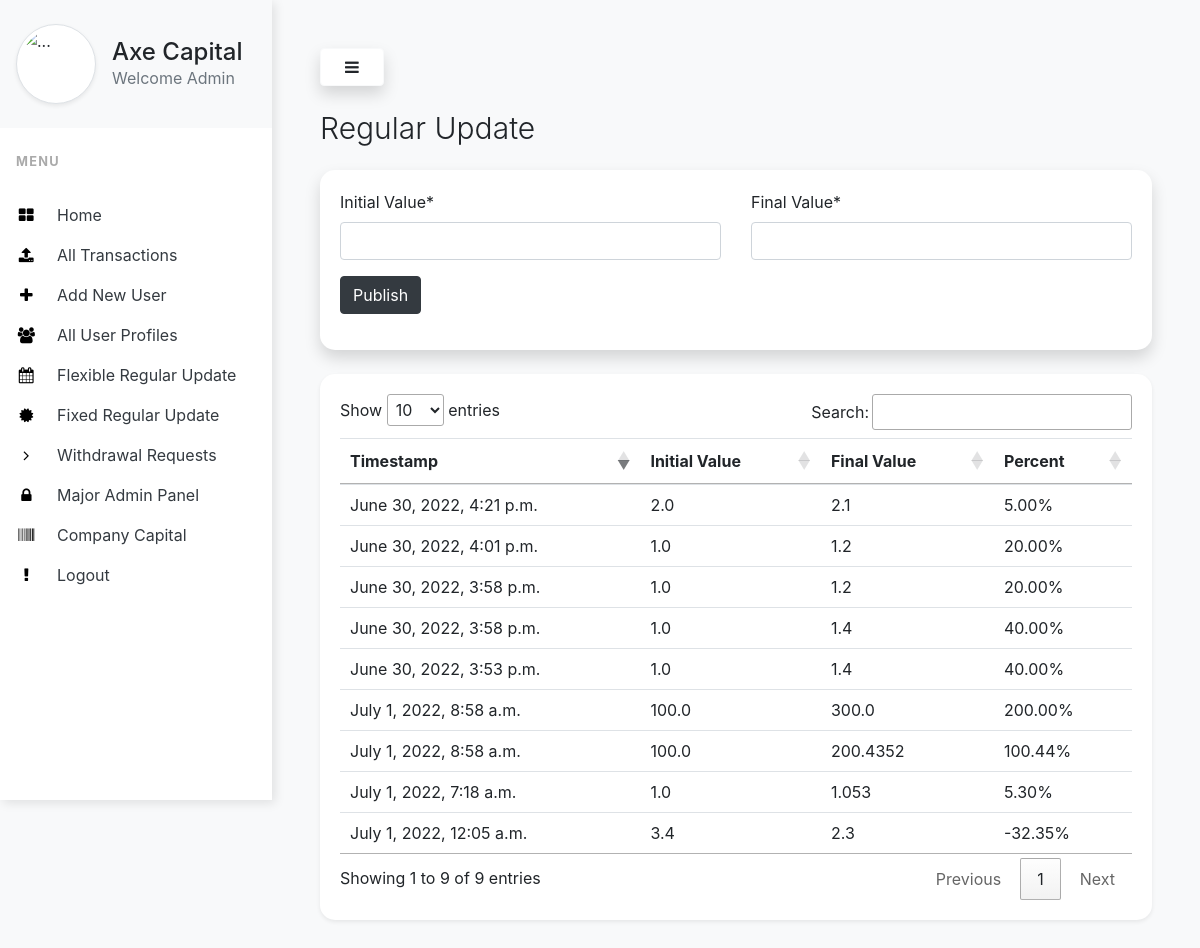
Screenshot of /regular-update/ (signed in) with the database file from the repository.
### myapp/models.py (models this page shows, shortened)
class RegularUpdate(models.Model):
    initial_value = models.FloatField()
    final_value = models.FloatField()
    transaction_date_time = models.DateTimeField(auto_now_add=True)
    percent = models.FloatField(null=True, blank=True)

### myapp/views.py (the view, shortened to what this page needs)
# urls.py: path('regular-update/', views.regular_update, name='regular_update'),
@login_required
def regular_update(request):
    reg_update = RegularUpdate.objects.all()
    form = RegularUpdateForm()
    return render(request,'admin-templates/regular-update.html',{'form':form,'reg_update':reg_update})

### myapp/forms.py
class RegularUpdateForm(forms.ModelForm):
    class Meta:
        model = RegularUpdate
        fields = ('initial_value','final_value')
        labels = {
            'initial_value': 'Initial Value',
            'final_value': 'Final Value',
        }

### templates/admin-templates/regular-update.html (shortened to what this page needs)
{% extends 'admin-templates/base.html' %}
{% load static %}
{% load crispy_forms_filters %}
{% load crispy_forms_tags %}
{% block content %}
        <h3 class="display-4" style="color:#212529; font-size:30px !important">Regular Update</h3>
        <div class="card shadow my-4" style="border: 0 !important;border-radius:15px">
            <div class="card-body ">
                <form method="post" enctype="multipart/form-data">
                    <div class="row">
                        <div class="col-md-6 mb-0">
                            {{ form.initial_value|as_crispy_field }}
                        </div>
                        <div class="col-md-6 mb-0">
                            {{ form.final_value|as_crispy_field }}
                        </div>
                    </div>
                    <div class="form-group">
                        <input type="submit" value="Publish" class="btn btn-dark">
                    </div>
                </form>
            </div>
        </div>
        <div class="card shadow-sm mt-4" style="border: 0 !important;border-radius:15px">
            <div class="card-body ">
                <div class="table-responsive">
                    <table class="table table-sm" id="transTable">
                        <thead>
                            <tr>
                                <th scope="col">Timestamp</th>
                                <th scope="col">Initial Value</th>
                                <th scope="col">Final Value</th>
                                <th scope="col">Percent</th>
                            </tr>
                        </thead>
                        <tbody>
                            {% for i in reg_update %}
                            <tr>
                                <td>{{i.transaction_date_time}}</td>
                                <td>{{i.initial_value}}</td>
                                <td>{{i.final_value}}</td>
                                <td>{{i.percent|floatformat:2}}%</td>
                            </tr>
                            {% endfor %}
                        </tbody>
                    </table>
                </div>
            </div>
        </div>
{% endblock content %}

### templates/admin-templates/base.html (shortened to what this page needs)
<!DOCTYPE html>
<html>
<head>
    <link rel="stylesheet" href="https://stackpath.bootstrapcdn.com/bootstrap/4.1.3/css/bootstrap.min.css"
>
    <link rel="stylesheet" href="https://stackpath.bootstrapcdn.com/font-awesome/4.7.0/css/font-awesome.min.css">
    <link rel="stylesheet" type="text/css" href="https://cdn.datatables.net/1.12.1/css/jquery.dataTables.css">
</head>
<body>
    {% if request.user.is_superuser %}
    <div class="vertical-nav bg-white" id="sidebar">
        <div class="py-4 px-3 mb-4 bg-light">
            <div class="media d-flex align-items-center">
                <img loading="lazy" src="https://encrypted-tbn0.gstatic.com/images?q=tbn:ANd9GcSrNbZX5tsJt3rsQkTpRNsU2oSuEpR-TBAvqM2KvmiEP_oV4Lx4lJLv2plGKG8CeF3aXJI&usqp=CAU" alt="..."
                    width="80" height="80" class="mr-3 rounded-circle img-thumbnail shadow-sm">
                <div class="media-body">
                    <h4 class="m-0">Axe Capital</h4>
                    <p class="font-weight-normal text-muted mb-0">Welcome {{request.user.username|title}}</p>
                </div>
            </div>
        </div>
        <p class="text-gray font-weight-bold text-uppercase px-3 small pb-4 mb-0">MENU</p>
        <ul class="nav flex-column bg-white mb-0">
            <li class="nav-item">
                <a href="/admin-home" class="nav-link text-dark ">
                    <i class="fa fa-th-large mr-3 text-primary fa-fw"></i>
                    Home
                </a>
            </li>
            <li class="nav-item">
                <a href="/admin-all-transactions" class="nav-link text-dark">
                    <i class="fa fa-upload mr-3 text-primary fa-fw"></i>
                    All Transactions
                </a>
            </li>
            <li class="nav-item">
                <a href="/signup" class="nav-link text-dark">
                    <i class="fa fa-plus mr-3 text-primary fa-fw"></i>
                    Add New User
                </a>
            </li>
            <li class="nav-item">
                <a href="/admin-all-users" class="nav-link text-dark">
                    <i class="fa fa-users mr-3 text-primary fa-fw"></i>
                    All User Profiles
                </a>
            </li>
            <li class="nav-item">
                <a href="/regular-update" class="nav-link text-dark">
                    <i class="fa fa-calendar mr-3 text-primary fa-fw"></i>
                    Flexible Regular Update
                </a>
            </li>
            <li class="nav-item">
                <a href="/fixed-rate-page" class="nav-link text-dark">
                    <i class="fa fa-certificate mr-3 text-primary fa-fw"></i>
                    Fixed Regular Update
                </a>
            </li>
            <li class="nav-item">
                <a href="/admin-withdrawal-requests" class="nav-link text-dark">
                    <i class="fa fa-angle-right mr-3 text-primary fa-fw"></i>
                    Withdrawal Requests
                </a>
            </li>
            <li class="nav-item">
                <a href="/admin" class="nav-link text-dark">
                    <i class="fa fa-lock mr-3 text-primary fa-fw"></i>
                    Major Admin Panel
                </a>
            </li>
            <li class="nav-item">
                <a href="/company-capital" class="nav-link text-dark">
                    <i class="fa fa-barcode mr-3 text-primary fa-fw"></i>
                    Company Capital
                </a>
            </li>
            <li class="nav-item">
                <a href="/logout" class="nav-link text-dark">
                    <i class="fa fa-exclamation mr-3 text-primary fa-fw"></i>
                    Logout
                </a>
            </li>
        </ul>
    </div>
    <div class="page-content p-5" id="content">
        <button id="sidebarCollapse" type="button" class="btn btn-light bg-white rounded-pill shadow px-4 mb-4"><i
                class="fa fa-bars "></i></button>
        {% block content %}{% endblock content %}
    </div>
    {% else %}
    You are not a authorised user to access this page. Go back to <a href="/">home</a>
    {% endif %}
</body>
</html>

### templates/admin-templates/base.html (style rules this page uses)
body { background: #f8f9fa; min-height: 100vh; overflow-x: hidden; }
.vertical-nav { min-width: 17rem; width: 17rem; height: 100vh; position: fixed; top: 0; left: 0; box-shadow: 3px 3px 10px rgba(0, 0, 0, 0.1); transition: all 0.4s; }
.page-content { width: calc(100% - 17rem); margin-left: 17rem; transition: all 0.4s; }
.text-uppercase { letter-spacing: 0.1em; }
.text-gray { color: #aaa; }
.nav-link { text-transform: capitalize; }
.text-primary { color: #000 !important; }

### rows the page displays
RegularUpdate: transaction_date_time "June 30, 2022, 3:53 p.m.", initial_value "1.0", final_value "1.4", percent "40.00"
RegularUpdate: transaction_date_time "June 30, 2022, 3:58 p.m.", initial_value "1.0", final_value "1.2", percent "20.00"
RegularUpdate: transaction_date_time "June 30, 2022, 3:58 p.m.", initial_value "1.0", final_value "1.4", percent "40.00"
RegularUpdate: transaction_date_time "June 30, 2022, 4:01 p.m.", initial_value "1.0", final_value "1.2", percent "20.00"
RegularUpdate: transaction_date_time "June 30, 2022, 4:21 p.m.", initial_value "2.0", final_value "2.1", percent "5.00"
RegularUpdate: transaction_date_time "July 1, 2022, 12:05 a.m.", initial_value "3.4", final_value "2.3", percent "-32.35"
RegularUpdate: transaction_date_time "July 1, 2022, 7:18 a.m.", initial_value "1.0", final_value "1.053", percent "5.30"
RegularUpdate: transaction_date_time "July 1, 2022, 8:58 a.m.", initial_value "100.0", final_value "300.0", percent "200.00"
RegularUpdate: transaction_date_time "July 1, 2022, 8:58 a.m.", initial_value "100.0", final_value "200.4352", percent "100.44"

### other values shown
{{ request.user.username|title }} "Admin"
